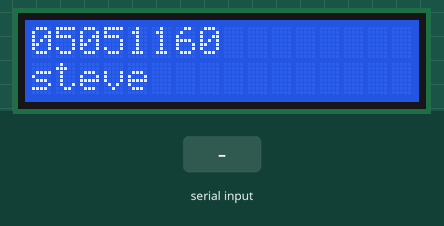
This sketch was run on a simulated Arduino Uno, built with avr-gcc and run on an emulated ATmega328P. Parts: 16×2 character LCD. Inputs (shaded band) come from the test bench.

Above: at 2.1 s.
5.3 s: "1" received over Serial
At 5.9 s:
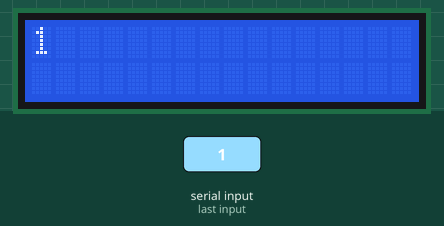
6.9 s: "0" received over Serial
At 8.2 s:
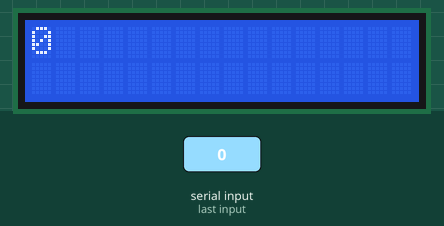
8.5 s: "2" received over Serial
At 9.6 s:
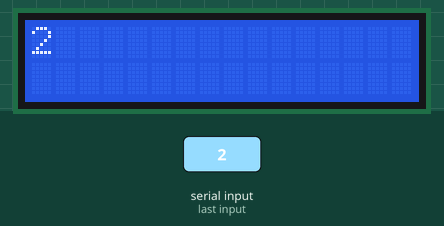
Timing chart, 0 to 11.5 s (numbered marks = the images above; inputs shaded):
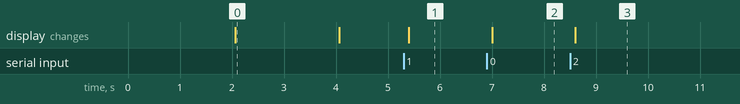

The sketch:

sketch_may06c.ino
```cpp
#include<LiquidCrystal.h>
// initialize the library with the numbers of the interface pins
LiquidCrystal lcd(12, 11, 5, 4, 3, 2);

void setup() {
// set up the LCD's number of columns and rows:
lcd.begin(16, 2);
Serial.begin(9600);
lcd.setCursor(0, 0);
lcd.print("05051160");
delay(2000);
lcd.setCursor(0, 1);
lcd.print("steve");
delay(2000);
lcd.clear();
}

void loop() {
// when characters arrive over the serial port...
if (Serial.available()) {
// wait a bit for the entire message to arrive
delay(100);
// clear the screen
lcd.clear();
// read all the available characters
while (Serial.available() > 0) {
// display each character to the LCD
lcd.write(Serial.read());
}
}
}
```

Measured:
- after the input at 5.3 s, the display: changes after 0.10 s (image 1)
- after the input at 6.9 s, the display: changes after 0.10 s (image 2)
- after the input at 8.5 s, the display: changes after 0.10 s (image 3)
- what the display in image 0 shows lasts 2.0 s, from 2.1 s to 4.1 s
